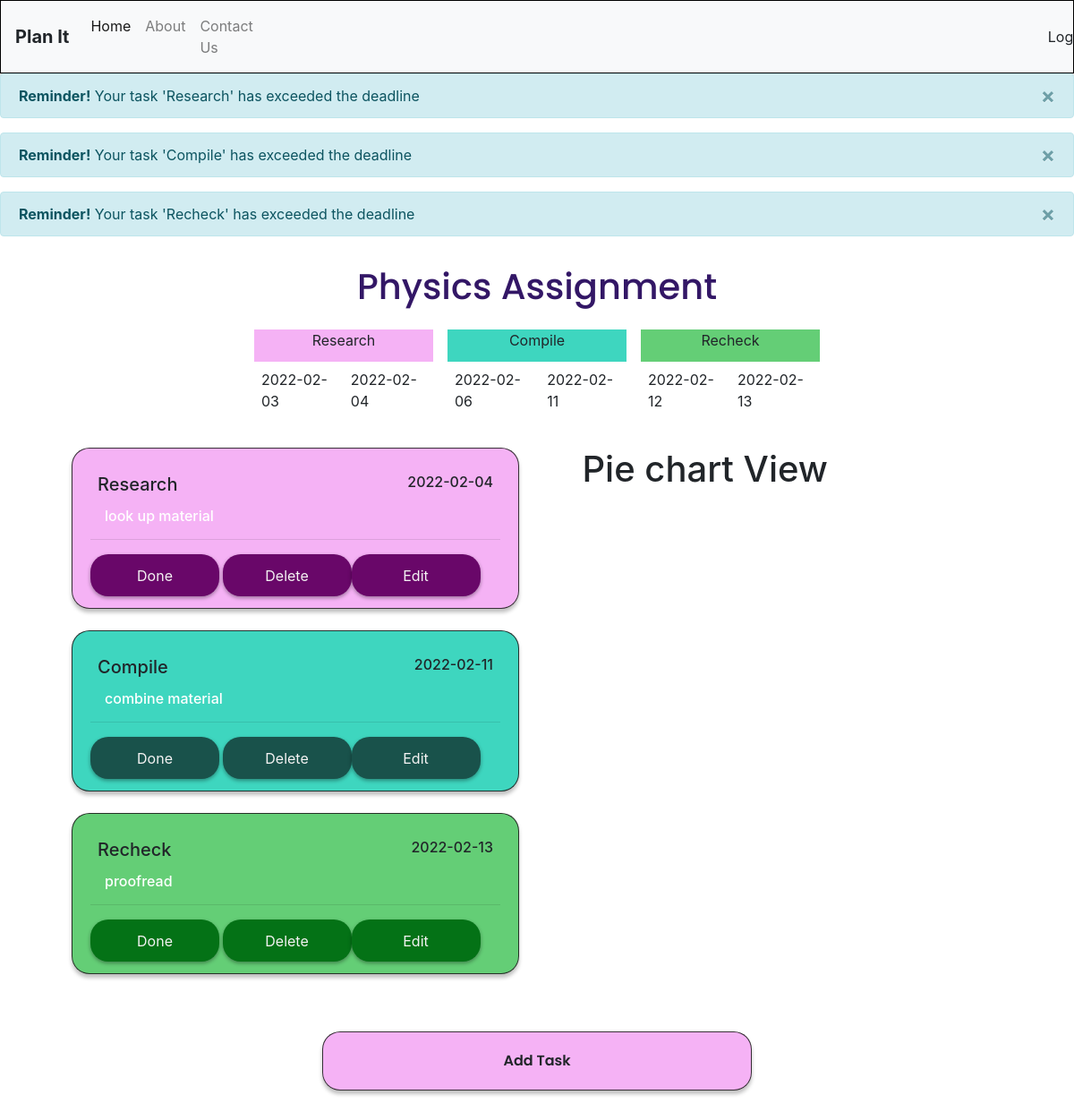
/Plan-It/planner.php?planner_id=1 (signed in), run on the app's committed database.
### tables this page shows
CREATE TABLE `task` (
  `taskID` int(3) NOT NULL,
  `planner_id` int(3) NOT NULL,
  `email_id` varchar(40) NOT NULL,
  `taskName` varchar(20) NOT NULL,
  `taskDescription` varchar(50) NOT NULL,
  `startTask` date NOT NULL,
  `endTask` date NOT NULL
);

CREATE TABLE `planner` (
  `planner_id` int(3) NOT NULL,
  `plannerName` varchar(40) NOT NULL,
  `email_id` varchar(40) NOT NULL
);

### Plan-It/planner.php (the view, shortened to what this page needs)
<?php
include 'partials/_dbconnect.php';
$email_id=$_SESSION['EmailId'];;
if (($_SERVER["REQUEST_METHOD"] == 'POST') && isset($_POST['planner_id'])) {
$planner_id=$_POST['planner_id'];
}
else{
    $planner_id=$_GET['planner_id'];
}
$sql1="SELECT * from task where planner_id='$planner_id' and email_id='$email_id';";
$result=mysqli_query($conn,$sql1);
    $count = mysqli_num_rows($result);
    while ($row_element = mysqli_fetch_array($result)){
           $tasks[]=$row_element;
    }
$sql2="SELECT * from planner where planner_id='$planner_id' and email_id='$email_id';";
$result=mysqli_query($conn,$sql2);
$plan = mysqli_fetch_array($result);
$color=['#F299F2BF','#3ed6bf','#41C357CF','#FFBF66DE'];
$buttoncolor=['#690769','#19524b', '#047216', '#A4560E'];
?>
<!DOCTYPE html>
<html lang="en-US">
<head>
<?php require '<partials/_styling.php'?>
</head>
<body>
<?php require '<partials/_header2.php';?>
<?php
for($x=1; $x<=$count; $x++){
    $today = date("Y-m-d");
    $endTaskDate=$tasks[$x-1]['endTask'];
    if ($endTaskDate<$today){
        $showReminder= "Your task '".$tasks[$x-1]['taskName']."' has exceeded the deadline";
        echo '<div class="alert alert-info alert-dismissible fade show" role="alert">
    <strong>Reminder!</strong> '.$showReminder.'
    <button type="button" class="close" data-dismiss="alert" aria-label="Close">
    <span aria-hidden="true">&times;</span>
    </button>
    </div>';
    }
}
?>
    <div class="text-center font-theme">
        <h2 style="text-align:center;font-size:40px; color:#331766; padding-top: 1rem
    ;">
          <?php echo $plan['plannerName'];  ?>
        </h2>
    </div>
    <?php
    if ($count==0){
        echo'
        <div class="card w-50 mx-auto mt-5" style="  border: 2px solid rgba(196, 182, 218, 0.87);">
                <div class="card-body" ; style="text-align:center" ;>
                    <h2 class="card-title" ">Planner has no remaining tasks!</h2>
                    <div class="my-4">Do you want to add more tasks to the planner or delete the planner?</div>
                    <form action="deleteplanner.php" method="POST">
                        <button type="submit" class="btn btn-secondary" name="deleteplanner" value='.$planner_id.'  >Delete Planner</button>
                    </form>
                    <br>
                    <button type="submit" name="submit" class="btn btn-secondary" data-toggle="modal" data-target="#modaladdtask">Add More Tasks</button>
                </div>
            </div>
        ';
    }
    else{
        echo '
        <div class="container2 p-2 d-flex flex-row justify-content" style="margin: auto;">';
        $c=0;
        for ($x=1; $x <= $count; $x++){
            $c=$c+1;
            echo ' <div class="p-2">
                        <div class="container-taskbar" style="background:'.$color[$c-1].';">'.$tasks[$x-1]['taskName'].'</div>
                        <div class="d-flex flex-row justify-content-between " style=" width: 200px; margin: auto;">
                                <div class="p-2">'.$tasks[$x-1]['startTask'].'</div>
                                <div class="p-2" >'.$tasks[$x-1]['endTask'].'</div>
                        </div>
                    </div>';
        }
       echo'</div>';
       echo '
    <div class= "p-2 d-flex" style="padding-top: 4rem;">
        <div class="p-2">';
        $c=0;
        for ($x=1; $x <= $count; $x++){
        $c=$c+1;
        echo' <div class="card" style="width:500px;height: 180px;left: 4rem; border-radius: 20;background:'.$color[$c-1].';" >
                <div class="card-body">
                    <div class= "d-flex felx-row justify-content-between">
                        <h5 class="card-title p-2"> '.$tasks[$x-1]['taskName'].'</h5>
                        <h6 class="p-2" >'.$tasks[$x-1]['endTask'].'</h6>
                    </div>
                    <h5 class="card-subtitle ml-3" style="color: rgb(255, 255, 255); font-size: 16px;">'.$tasks[$x-1]['taskDescription'].'</h5>
                    <hr>
                    <div class="btn-group"role="group" aria-label="Basic example" >
                    <form action="deletetask.php" method="POST">
                         <button type="submit" class="btn btn-secondary" style="background:'.$buttoncolor[$c-1].'; border:'.$buttoncolor[$c-1].'; " name="donetask" value='.$tasks[$x-1]['taskID'].'/'.$planner_id.' style="background: #19524b; ">Done</button>
                         <button type="submit" class="btn btn-secondary" style="background:'.$buttoncolor[$c-1].'; border:'.$buttoncolor[$c-1].'; " name="deletetask" value='.$tasks[$x-1]['taskID'].'/'.$planner_id.'  style="background: #19524b; ">Delete</button>
                    </form>';
                   echo ' <form action="edittask.php"   method="POST">
                        <button type="submit" class="btn btn-secondary" style="background:'.$buttoncolor[$c-1].'; border:'.$buttoncolor[$c-1].'; " id="#edittask" name="edittasks" value='.$tasks[$x-1]['taskID'].'/'.$planner_id.' style="background: #19524b; ">Edit</button>
                    </form>
                    </div>
                </div>
            </div>
            <br>';
        }
        echo '</div>
        <div class="chart p-2">
            <h1>Pie chart View </h1>
            <div id="piechart"></div>
        </div>
    </div>
       ';
       echo'
       <br>
    <div class="card mx-auto text-center" style="bottom:0;width: 30rem;background:#F299F2BF; ">
        <div class="card-body font-theme">
            Add Task
            <button type="submit" name="submit" class="view" data-toggle="modal" data-target="#modaladdtask"></button>
        </div>
    </div>
    <br>
       ';
    }
     ?>
</body>
</html>

### Plan-It/templates/style.css (style rules this page uses)
html, body { width: 100%; height: 100%; margin: 0; }
.container-taskbar { display: flex; justify-content: center; height: 36px; left: 37px; top: 179px; background: #3ed6bf; }
.font-theme { font-family: Poppins; font-style: normal; font-weight: 600; }
.container2 { padding-top: 1rem; display: flex; justify-content: center; }
.chart { position: relative; display: flex; flex-direction: column; align-items: center; left: 10%; border-radius: 8px; }
.card { background: #f4f3f3; border: 1.5px solid rgba(29, 28, 28, 0.87); box-sizing: border-box; box-shadow: 0px 4px 4px rgba(0, 0, 0, 0.25); border-radius: 20px; }
.btn { width: 144px; height: 47px; color: #f4f3f3; background: #301b52; box-shadow: 0px 2px 4px rgba(0, 0, 0, 0.36); border-radius: 20px; }

### data on the page
task: taskName "Your task 'Research' has exceeded the deadline", taskName "Research", startTask "2022-02-03", endTask "2022-02-04", taskDescription "look up material"
task: taskName "Your task 'Compile' has exceeded the deadline", taskName "Compile", startTask "2022-02-06", endTask "2022-02-11", taskDescription "combine material"
task: taskName "Your task 'Recheck' has exceeded the deadline", taskName "Recheck", startTask "2022-02-12", endTask "2022-02-13", taskDescription "proofread"
planner: plannerName "Physics Assignment"
